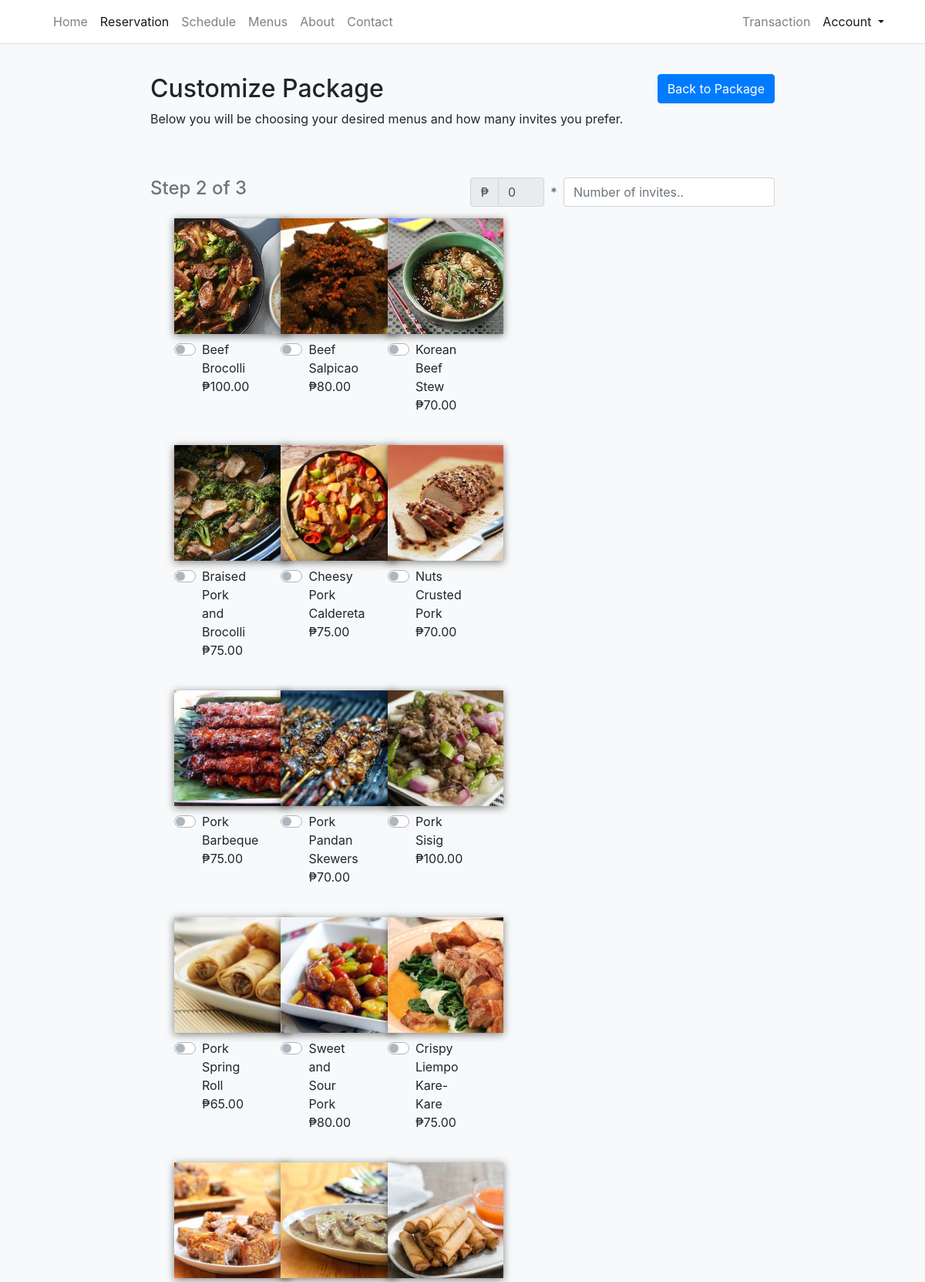
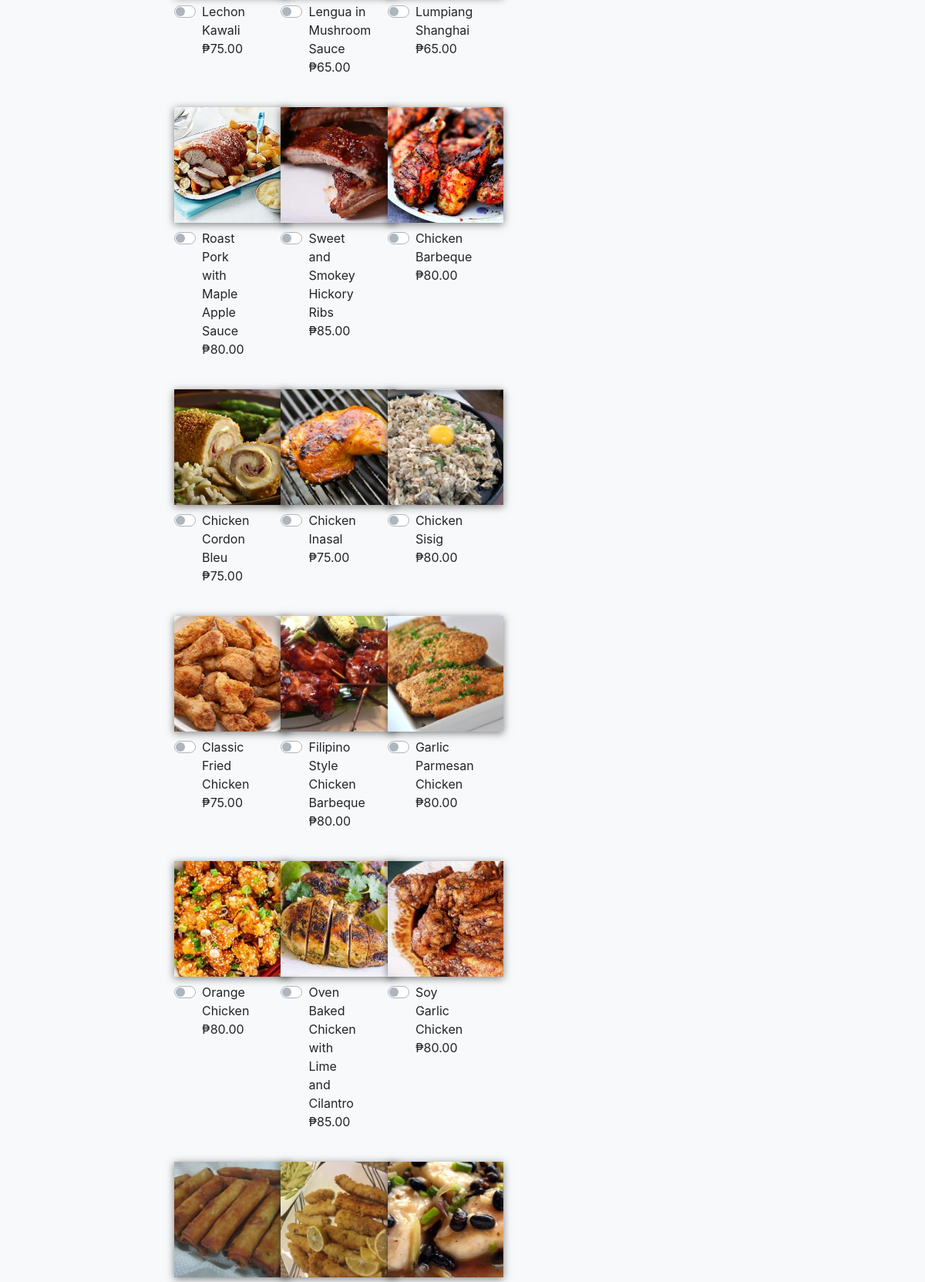
The app's page /custom.php (signed in, upper part) with its own data (2 pictures, top to bottom).
### tables this page shows
CREATE TABLE `tbl_menu` (
  `menu_id` int(11) NOT NULL,
  `menu_name` varchar(100) NOT NULL,
  `cat_id` int(11) NOT NULL,
  `menu_price` decimal(10,2) NOT NULL,
  `menu_image` varchar(100) NOT NULL
);

### custom.php (the view, shortened to what this page needs)
<?php
require 'includes/control.php';
require 'includes/head.php';
?>
<body class="bg-light">
  <nav style="background: white;" class="navbar navbar-expand-lg navbar-light fixed-top border-bottom">
    <div class="container">
      <div class="collapse navbar-collapse" id="navbarResponsive">
        <ul class="navbar-nav">
          <li class="nav-item">
            <a class="nav-link" href="home.php">Home
            </a>
          </li>
          <li class="nav-item active">
            <a class="nav-link" href="detail.php">Reservation</a>
          </li>
          <li class="nav-item">
            <a class="nav-link" href="sched.php">Schedule</a>
          </li>
          <li class="nav-item">
            <a class="nav-link" href="menu.php">Menus</a>
          </li>
          <li class="nav-item">
            <a class="nav-link" href="about.php">About</a>
          </li>
          <li class="nav-item">
            <a class="nav-link" href="contact.php">Contact</a>
          </li>
        </ul>
        <ul class="navbar-nav ml-auto">
          <?php
          if(isset($_SESSION['email'])) {
            echo '<li class="nav-item"><a class="nav-link" href="transac.php">Transaction</a></li>
            <li class="nav-item dropdown active">
            <a class="nav-link dropdown-toggle" href="#" id="navbarDropdown" role="button" data-toggle="dropdown" aria-haspopup="true" aria-expanded="false">
            Account
            </a>
            <div class="dropdown-menu dropdown-menu-right" aria-labelledby="navbarDropdown">
            <a class="dropdown-item small" href="account.php">Account Settings</a>
            <a class="dropdown-item small" href="#signout" data-toggle="modal">Log-Out</a>
            </div>
            </li>';
          } else {
            echo '<li><a href="signup.php" class="btn btn-outline-light my-2 my-sm-0">Register</a>
            <a href="signin.php" class="btn btn-outline-light my-2 my-sm-0 ml-1">Log In</a>
            </li>';
          }
          ?>
        </ul>
      </div>
    </div>
  </nav>
  <section class="mt-5">
    <div class="container" style="width: 70%;">
      <div class="py-5">
        <a href="package.php"><button class="btn btn-primary float-right" type="submit">Back to Package</button></a>
        <h2>Customize Package</h2>
        <p>Below you will be choosing your desired menus and how many invites you prefer.</p>
      </div>
      <form class="needs-validation" method="post">
        <div class="float-right form-inline">
          <div class="input-group">
            <div class="input-group-prepend">
              <span class="input-group-text">₱</span>
            </div>
            <input style="width: 60px;"  class="form-control mr-2" id="total" disabled>
          </div>
          <strong class="text-muted">* </strong>
          <input type="number" class="form-control ml-2" name="invite" placeholder="Number of invites.." autocomplete="off" required>
        </div>
        <h4 class="d-flex justify-content-between align-items-center">
          <span class="text-muted">Step 2 of 3</span>
        </h4>
        <div class="row">
          <?php
          $sql = "SELECT * FROM tbl_menu";
          $result = $conn->query($sql);
          if ($result->num_rows > 0) {
            while($row = $result->fetch_assoc()) {
              $menu_id = $row['menu_id'];
              $menu_name = $row['menu_name'];
              $menu_price = $row['menu_price'];
              $menu_image = $row['menu_image'];
              ?>
              <div class="col-md-4">
                <div class="m-3">
                  <?php echo "<img src='assets/images/menu/" . $menu_image."'style='width:150px;height:150px;box-shadow: 0px 2px 10px rgba(0, 0, 0, 0.500);'>"; ?>
                  <div class="custom-control custom-switch">
                    <label class="custom-control-label mt-2" for="<?php echo $menu_id; ?>"><?php echo $menu_name; ?></label><br>
                    <label>₱<?php echo $menu_price; ?></label>
                  </div>
                </div>
              </div>
            <?php }} ?>
          </div>
        </form>
      </div>
    </section>
    <?php include 'includes/foot.php'; ?>

### assets/css/login.css (style rules this page uses)
:root { --input-padding-x: 1.5rem; --input-padding-y: .75rem; }

### assets/css/table.css (style rules this page uses)
.navbar { margin-bottom: 10px; }

### assets/css/simple-sidebar.css (style rules this page uses)
body { overflow-x: hidden; }
.navbar-nav { flex-direction: row; }
.nav-link { padding-right: .5rem !important; padding-left: .5rem !important; }

### records on screen
tbl_menu: menu_image (picture), menu_name "Beef Brocolli", menu_price "100.00"
tbl_menu: menu_image (picture), menu_name "Beef Salpicao", menu_price "80.00"
tbl_menu: menu_image (picture), menu_name "Korean Beef Stew", menu_price "70.00"
tbl_menu: menu_image (picture), menu_name "Braised Pork and Brocolli", menu_price "75.00"
tbl_menu: menu_image (picture), menu_name "Cheesy Pork Caldereta", menu_price "75.00"
tbl_menu: menu_image (picture), menu_name "Nuts Crusted Pork", menu_price "70.00"
tbl_menu: menu_image (picture), menu_name "Pork Barbeque", menu_price "75.00"
tbl_menu: menu_image (picture), menu_name "Pork Pandan Skewers", menu_price "70.00"
tbl_menu: menu_image (picture), menu_name "Pork Sisig", menu_price "100.00"
tbl_menu: menu_image (picture), menu_name "Pork Spring Roll", menu_price "65.00"
tbl_menu: menu_image (picture), menu_name "Sweet and Sour Pork", menu_price "80.00"
tbl_menu: menu_image (picture), menu_name "Crispy Liempo Kare-Kare", menu_price "75.00"
tbl_menu: menu_image (picture), menu_name "Lechon Kawali", menu_price "75.00"
tbl_menu: menu_image (picture), menu_name "Lengua in Mushroom Sauce", menu_price "65.00"
tbl_menu: menu_image (picture), menu_name "Lumpiang Shanghai", menu_price "65.00"
tbl_menu: menu_image (picture), menu_name "Roast Pork with Maple Apple Sauce", menu_price "80.00"
tbl_menu: menu_image (picture), menu_name "Sweet and Smokey Hickory Ribs", menu_price "85.00"
tbl_menu: menu_image (picture), menu_name "Chicken Barbeque", menu_price "80.00"
tbl_menu: menu_image (picture), menu_name "Chicken Cordon Bleu", menu_price "75.00"
tbl_menu: menu_image (picture), menu_name "Chicken Inasal", menu_price "75.00"
tbl_menu: menu_image (picture), menu_name "Chicken Sisig", menu_price "80.00"
tbl_menu: menu_image (picture), menu_name "Classic Fried Chicken", menu_price "75.00"
tbl_menu: menu_image (picture), menu_name "Filipino Style Chicken Barbeque", menu_price "80.00"
tbl_menu: menu_image (picture), menu_name "Garlic Parmesan Chicken", menu_price "80.00"
tbl_menu: menu_image (picture), menu_name "Orange Chicken", menu_price "80.00"
tbl_menu: menu_image (picture), menu_name "Oven Baked Chicken with Lime and Cilantro", menu_price "85.00"
tbl_menu: menu_image (picture), menu_name "Soy Garlic Chicken", menu_price "80.00"
tbl_menu: menu_image (picture)
tbl_menu: menu_image (picture)
tbl_menu: menu_image (picture)
